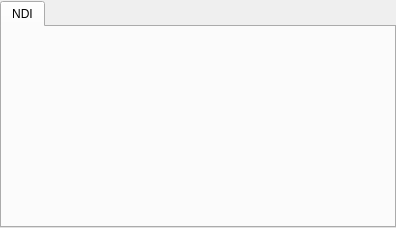
<?xml version="1.0" encoding="UTF-8"?>
<ui version="4.0">
 <class>NdiPanelWidget</class>
 <widget class="QWidget" name="NdiPanelWidget">
  <property name="geometry">
   <rect>
    <x>0</x>
    <y>0</y>
    <width>396</width>
    <height>228</height>
   </rect>
  </property>
  <layout class="QVBoxLayout" name="verticalLayoutOuter" stretch="0">
   <property name="spacing">
    <number>0</number>
   </property>
   <property name="leftMargin">
    <number>0</number>
   </property>
   <property name="topMargin">
    <number>1</number>
   </property>
   <property name="rightMargin">
    <number>0</number>
   </property>
   <property name="bottomMargin">
    <number>0</number>
   </property>
   <item>
    <widget class="QTabWidget" name="tabWidgetNdi">
     <property name="focusPolicy">
      <enum>Qt::NoFocus</enum>
     </property>
     <property name="currentIndex">
      <number>0</number>
     </property>
     <widget class="QWidget" name="tabNdi">
      <attribute name="title">
       <string>NDI</string>
      </attribute>
      <layout class="QVBoxLayout" name="verticalLayoutTab">
       <property name="spacing">
        <number>0</number>
       </property>
       <property name="leftMargin">
        <number>0</number>
       </property>
       <property name="topMargin">
        <number>0</number>
       </property>
       <property name="rightMargin">
        <number>0</number>
       </property>
       <property name="bottomMargin">
        <number>0</number>
       </property>
       <item>
        <widget class="QWidget" name="gridContainer">
         <property name="sizePolicy">
          <sizepolicy hsizetype="Ignored" vsizetype="Ignored">
           <horstretch>0</horstretch>
           <verstretch>0</verstretch>
          </sizepolicy>
         </property>
        </widget>
       </item>
      </layout>
     </widget>
    </widget>
   </item>
  </layout>
 </widget>
 <resources/>
 <connections/>
</ui>
